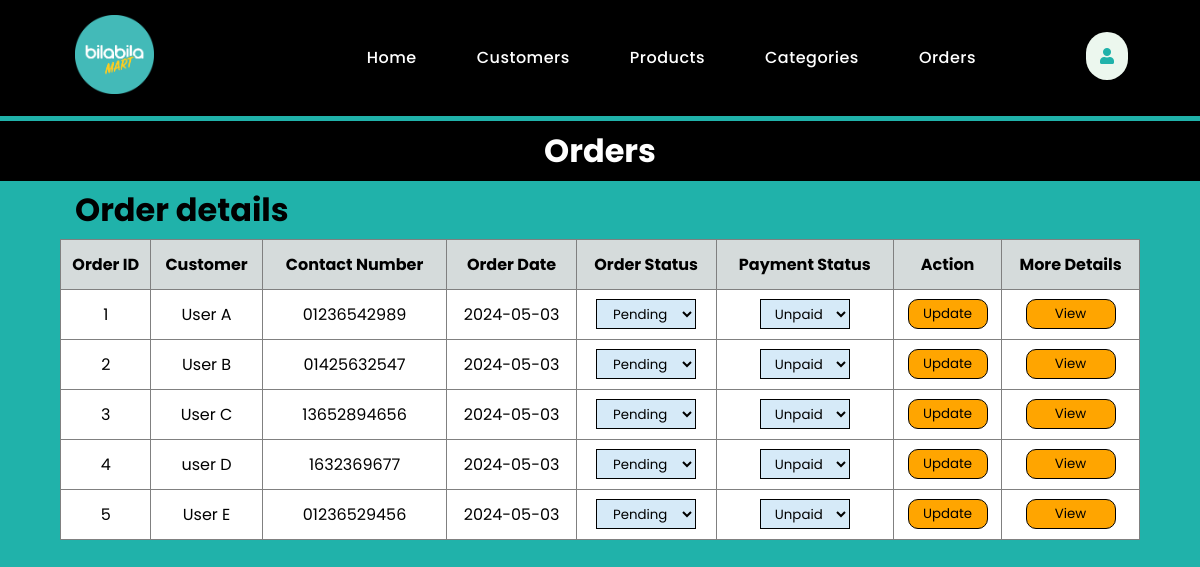
The app's page /admin/manageOrders.php with its own data.
### tables this page shows
CREATE TABLE `orders` (
  `OrderID` int(10) NOT NULL,
  `CustName` varchar(50) NOT NULL,
  `OrderProducts` mediumtext NOT NULL,
  `OrderDate` date NOT NULL DEFAULT current_timestamp(),
  `OrderTime` time NOT NULL DEFAULT current_timestamp(),
  `OrderQty` int(11) NOT NULL,
  `OrderAmount` double(10,2) NOT NULL,
  `OrderAddress` varchar(200) NOT NULL,
  `PickupStore` varchar(200) NOT NULL,
  `CustEmail` varchar(100) NOT NULL,
  `OrderPhoneNum` varchar(50) NOT NULL,
  `OrderStatus` varchar(50) NOT NULL,
  `PaymentStatus` varchar(50) NOT NULL
);

### admin/manageOrders.php (the view, shortened to what this page needs)
<?php
	include("adminHeader.php");
 	require('../config/dbconnect.php');
?>
<div class="title">
	<h1>Orders</h1>
</div>
<h1 class="orderTitle">Order details</h1>
<table class="orderTable" border="1" width="90%">
	<thead>
		<tr>
			<th>Order ID</th>
			<th>Customer</th>
			<th>Contact Number</th>
			<th>Order Date</th>
			<th>Order Status</th>
			<th>Payment Status</th>
			<th>Action</th>
			<th>More Details</th>
		</tr>
	</thead>
	<?php
		$sql = "SELECT * FROM orders";
		$result = mysqli_query($conn, $sql);
		while($order = mysqli_fetch_array($result)) {
	?>
	<tbody>
		<tr>
			<td><?php echo $order['OrderID']; ?></td>
			<td><?php echo $order['CustName']; ?></td>
			<td><?php echo $order['OrderPhoneNum']; ?></td>
			<td><?php echo $order['OrderDate']; ?></td>
			<form method="POST" action="manageOrders.php">
				<td>
					<select style="width: 100px;" name="orderStatus" required>
						<option value="" selected disabled><?php echo $order['OrderStatus']; ?></option>
					</select>
				</td>
				<td>
					<select style="width: 90px;" name="payStatus" required>
						<option value="" selected disabled><?php echo $order['PaymentStatus']; ?></option>
					</select>
				</td>
				<td>
					<input class="actionBtn" style="background-color: orange; width: 80px;" type="submit" name="updateOrder" value="Update">
				</td>
			</form>
			<form class="orderBtn" method="POST" action="viewProductDetails.php">
				<td>
					<a href="viewProductDetails.php"><input class="actionBtn" style="background-color: orange; width: 90px;" type="submit" name="view" value="View"></a>
				</td>
			</form>
		</tr>
	</tbody>
	<?php } ?>
</table>
<?php include("adminFooter.php");  ?>

### css/admin.css (style rules this page uses)
* { font-family: poppins; margin: 0px; padding: 0px; box-sizing: border-box; scroll-behavior: smooth; }
body { background-color: lightseagreen; }
a { text-decoration: none; }
.title { text-align: center; background-color: black; color: white; margin: 5px 0px; height: 60px; align-content: center; }
.actionBtn { border: 1px solid black; border-radius: 10px; height: 30px; }
.orderTitle { margin-left: 75px; margin-bottom: 5px; }
.orderTable { text-align: center; border-collapse: collapse; margin-left: auto; margin-right: auto; margin-bottom: 20px; }
.orderTable thead tr { background-color: #D5DBDB; }
.orderTable tbody tr { background-color: white; }
.orderTable tr { height: 50px; }
.orderTable select, input { cursor: pointer; text-align: center; border: 1px solid black; height: 30px; background-color: #D6EAF8; }

### records on screen
orders: OrderID "1", CustName "User A", OrderPhoneNum "01236542989", OrderDate "2024-05-03", orderStatus "Pending", payStatus "Unpaid"
orders: OrderID "2", CustName "User B", OrderPhoneNum "01425632547", OrderDate "2024-05-03", orderStatus "Pending", payStatus "Unpaid"
orders: OrderID "3", CustName "User C", OrderPhoneNum "13652894656", OrderDate "2024-05-03", orderStatus "Pending", payStatus "Unpaid"
orders: OrderID "4", CustName "user D", OrderPhoneNum "1632369677", OrderDate "2024-05-03", orderStatus "Pending", payStatus "Unpaid"
orders: OrderID "5", CustName "User E", OrderPhoneNum "01236529456", OrderDate "2024-05-03", orderStatus "Pending", payStatus "Unpaid"
